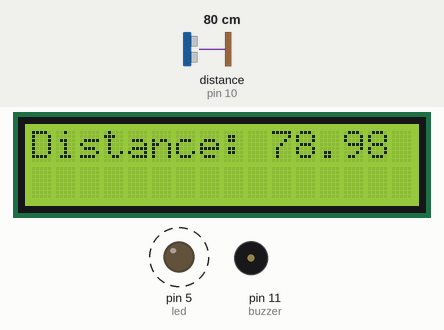
This sketch was run on a simulated Arduino Uno, built with avr-gcc and run on an emulated ATmega328P. Shown: 16×2 character LCD, output pins drawn as LEDs (lit = HIGH), buzzer (waves = sounding, pin HIGH). Wiring (inferred from the names in the program): ultrasonic range finder: trigger pin 9; echo pin 10. Dashed ring = blinking. The inputs (shaded band) are chosen by the test bench; at power-on: distance to the obstacle (sensor on pin 10) 80 cm. The echo pulse lasts 58.3 µs per cm; pins used as bus, display or sensor lines are not drawn; what the sketch prints to the serial monitor is not drawn.

Above: at 1.2 s.
1.3 s: distance to the obstacle (sensor on pin 10) set to 10 cm
At 3.78 s:
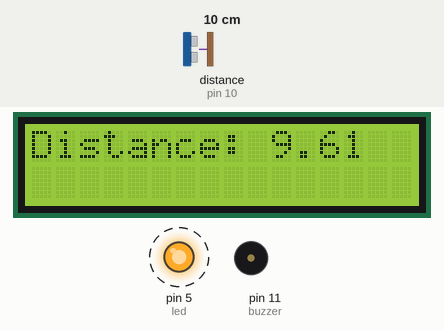
5.8 s: distance to the obstacle (sensor on pin 10) set to 7 cm
At 6.31 s:
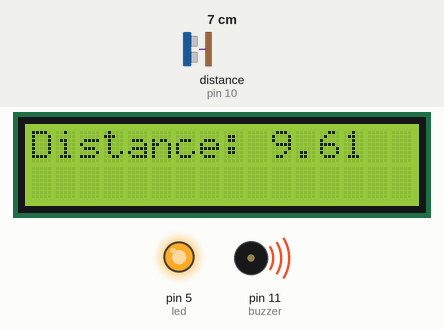
8.7 s: distance to the obstacle (sensor on pin 10) set to 299 cm
At 9.4 s:
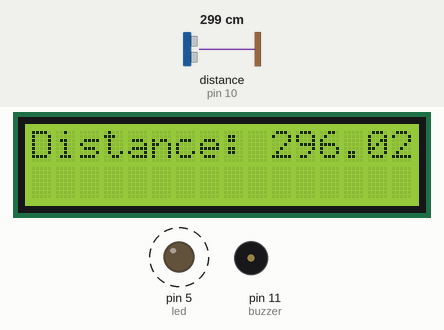
Timing chart, 0 to 16.6 s (numbered marks = the images above; inputs shaded):
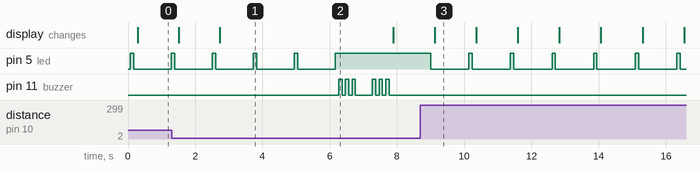

The sketch:

ultrasonic_test.ino
```cpp
/*
  Ultrasonic Sensor HC-SR04 and Arduino Tutorial

  by Dejan Nedelkovski,
  www.HowToMechatronics.com

*/

#include <Wire.h>
#include <LiquidCrystal_I2C.h>

LiquidCrystal_I2C lcd(0x27, 16, 2); // set the LCD address to 0x27 for a 16 chars and 2 line display


// defines pins numbers
const int trigPin = 9;
const int echoPin = 10;
// defines variables
long duration;
float distance;

const int led = 5;
const int buzzer = 11;

void setup() {
  pinMode(led, OUTPUT);
  pinMode(buzzer, OUTPUT);

  lcd.init();         // initialize the lcd
  lcd.backlight();    // Turn on the LCD screen backlight

  pinMode(trigPin, OUTPUT); // Sets the trigPin as an Output
  pinMode(echoPin, INPUT); // Sets the echoPin as an Input
  Serial.begin(9600); // Starts the serial communication
}
void loop() {
  // Clears the trigPin
  digitalWrite(trigPin, LOW);
  delayMicroseconds(2);
  // Sets the trigPin on HIGH state for 10 micro seconds
  digitalWrite(trigPin, HIGH);
  delayMicroseconds(10);
  digitalWrite(trigPin, LOW);
  // Reads the echoPin, returns the sound wave travel time in microseconds
  duration = pulseIn(echoPin, HIGH);
  // Calculating the distance
  distance = duration * 0.034 / 2;
  // Prints the distance on the Serial Monitor
  Serial.print("Distance: ");
  Serial.println(distance, 2);

  if (distance <= 8){
    digitalWrite(led, HIGH);
    delay(100);

    digitalWrite(buzzer, HIGH);
    delay(100);
    digitalWrite(buzzer, LOW);
    delay(100);
    digitalWrite(buzzer, HIGH);
    delay(100);
    digitalWrite(buzzer, LOW);
    delay(100);
    digitalWrite(buzzer, HIGH);
    delay(100);
    digitalWrite(buzzer, LOW);
    delay(500);

    digitalWrite(buzzer, HIGH);
    delay(100);
    digitalWrite(buzzer, LOW);
    delay(100);
    digitalWrite(buzzer, HIGH);
    delay(100);
    digitalWrite(buzzer, LOW);
    delay(100);
    digitalWrite(buzzer, HIGH);
    delay(100);
    digitalWrite(buzzer, LOW);
    delay(100);
  }
  else{
    digitalWrite(led, HIGH);
    delay(100);
    digitalWrite(led, LOW);
    delay(100);
  }

  lcd.clear();
  lcd.setCursor(0, 0);
  lcd.print("Distance: " + String(distance));

  delay(1000);
}
```

Measured:
- the behaviour switches between 9 and 8 cm on distance to the obstacle (sensor on pin 10) (found by bisection; images 1 and 2)
- after the input at 1.3 s, the display: first differs from a run without the input after 1.4 s (image 1)
- after the input at 5.8 s, pin 5 (led): goes on until 6.2 s, then stays HIGH; pin 11 (buzzer): LOW → HIGH after 0.47 s, → LOW 0.10 s later, → HIGH 0.10 s later, → LOW 0.10 s later, … (12 changes in this stretch)
- after the input at 8.7 s, pin 5 (led): alternates HIGH for 0.10 s and LOW for 1.1 s, starting after 0.30 s; pin 11 (buzzer): stops changing and stays LOW; the display: changes after 0.42 s (image 3)
- by itself, pin 5 (led): alternates HIGH for 0.10 s and LOW for 1.1 s
- what the display in image 3 shows lasts 1.3 s, from 9.1 s to 10.4 s
